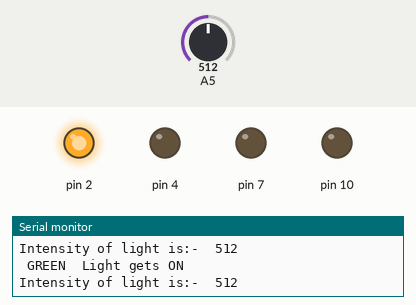
Recording of a sketch running on a simulated Arduino Uno, built with avr-gcc and run on an emulated ATmega328P. On the bench: output pins drawn as LEDs (lit = HIGH), the last lines printed to the serial monitor. The inputs (shaded band) are chosen by the test bench; at power-on: A5 = 512.

Above: at 1.8 s.
1.9 s: A5 set to 365
4.2 s: A5 set to 343
At 6.8 s:
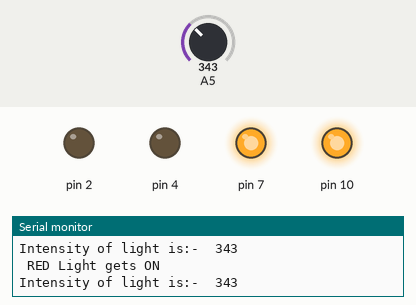
7.5 s: A5 set to 860
At 10.2 s:
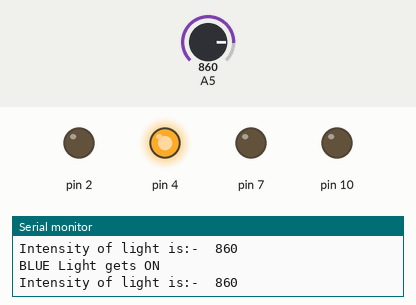
10.5 s: A5 set to 836
At 12.7 s:
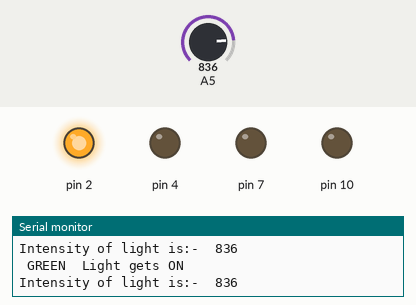
13.5 s: A5 set to 900
At 16.2 s:
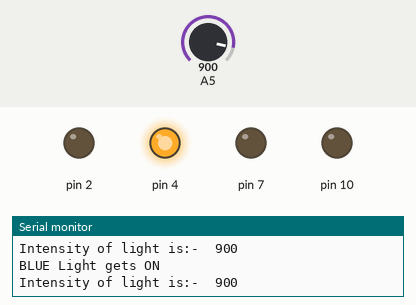
Timing chart, 0 to 17.5 s (numbered marks = the images above; inputs shaded):
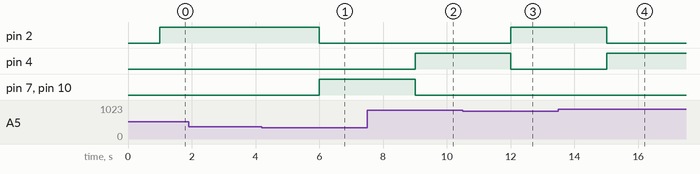

Measured:
- the behaviour switches between 350 and 349 on A5 (found by bisection; images 0 and 1)
- the behaviour switches between 851 and 850 on A5 (found by bisection; images 2 and 3)
- after the input at 4.2 s, pin 2: HIGH → LOW after 1.8 s; pin 7, pin 10: LOW → HIGH after 1.8 s
- after the input at 7.5 s, pin 4: LOW → HIGH after 1.5 s; pin 7, pin 10: HIGH → LOW after 1.5 s
- after the input at 10.5 s, pin 2: LOW → HIGH after 1.5 s; pin 4: HIGH → LOW after 1.5 s
- after the input at 13.5 s, pin 2: HIGH → LOW after 1.5 s; pin 4: LOW → HIGH after 1.5 s

The sketch:

home_automation_system1.ino
```cpp
  int v;
void setup()
{   pinMode(7, OUTPUT);
    pinMode(4, OUTPUT);
    pinMode(2, OUTPUT);
    pinMode(10,OUTPUT);
    pinMode(A5, INPUT);
    Serial.begin(9600);
    Serial.println("HOME AUTOMATION using LDR");
}
void loop()
{
  v=analogRead(A5);

  Serial.print("Intensity of light is:-  ");
  Serial.println(v);
  delay(1000);
  if (v<350)
  {
    digitalWrite(7, HIGH);
    digitalWrite(4, LOW);
    digitalWrite(2, LOW);
    digitalWrite(10, HIGH);
    Serial.println(" RED Light gets ON");
  }
  else if( v>=350 && v<=850)
  {

    digitalWrite(2, HIGH);
    digitalWrite(7, LOW);
    digitalWrite(4, LOW);
    digitalWrite(10, LOW);
    Serial.println(" GREEN  Light gets ON");

  }
  else if(v>850)
  {
    digitalWrite(7, LOW);
    digitalWrite(2, LOW);
    digitalWrite(4, HIGH);
    digitalWrite(10, LOW);
    Serial.println("BLUE Light gets ON");

  }
}  
```
